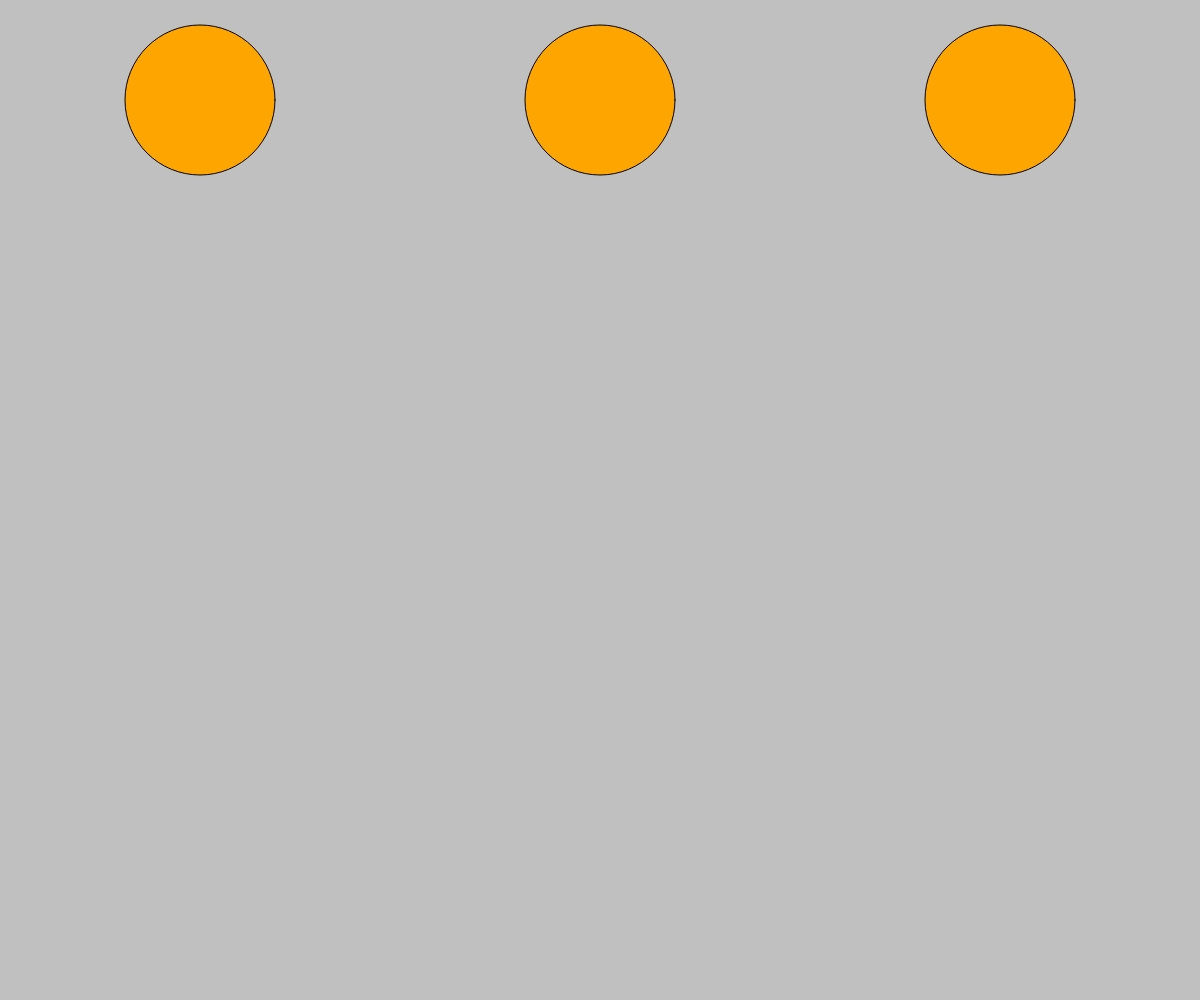
Frame 1 (no input)
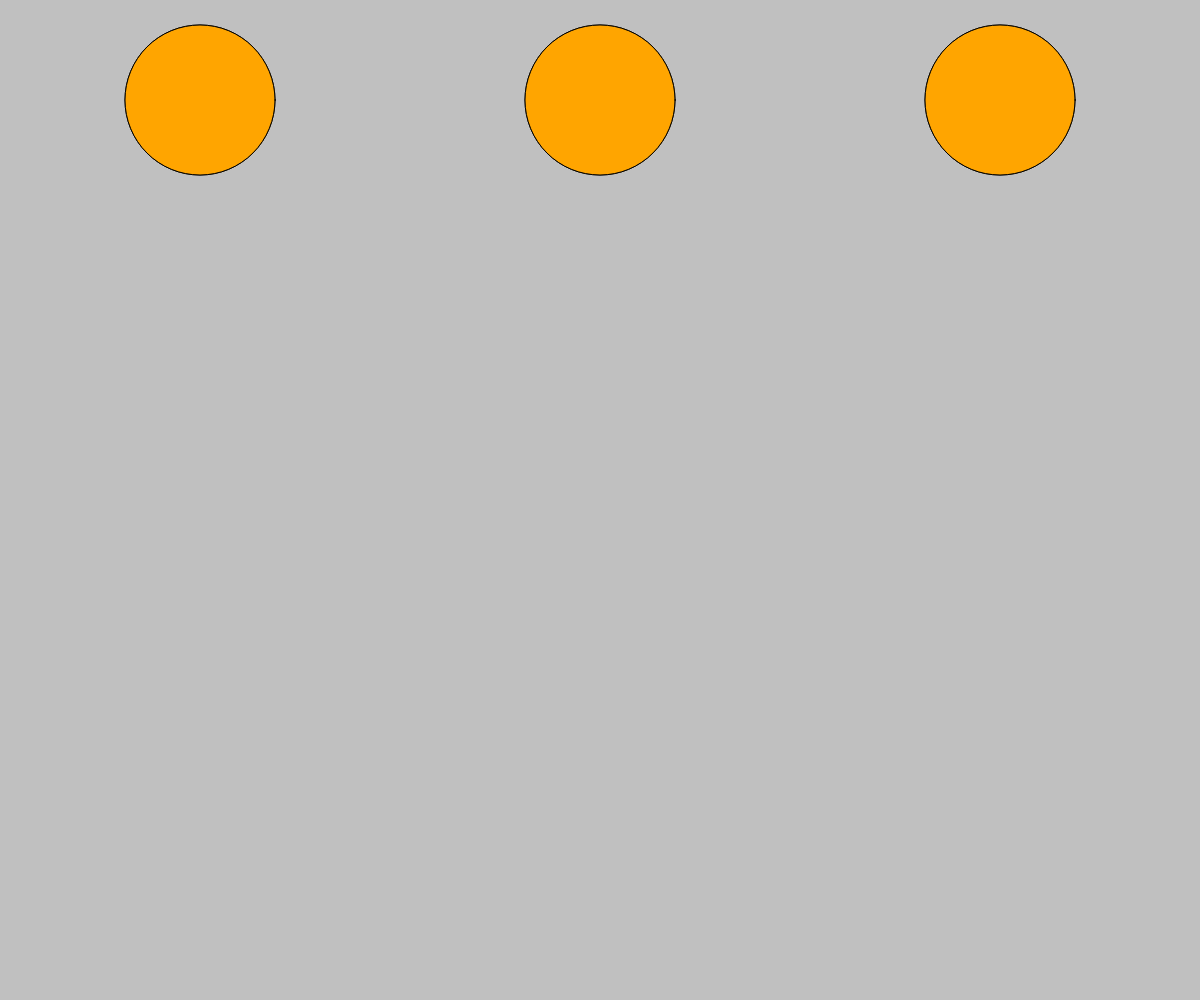
Frame 2 (the mouse pressed at the canvas centre, redrawn once)

The p5.js sketch that drew these frames (run headless with seeded random() and noise() and a simulated clock; the mouse was pressed at the canvas centre and the sketch redrawn once):

// p5.js sketch
// ── sketch.js
var resultado;
var ax,ay;
var x,y;
var mitadW, mitadH
var trozos, cortar 

function setup() {
  createCanvas(windowWidth, windowHeight);
  mitadW = windowWidth/2
  mitadH = windowHeight/2
  background(192, 192, 192);
}

function cortarPizza(){
  cortar=document.getElementById("input-number").value;
  trozos = parseInt(cortar);
  if(trozos>1)
  {
    let radio=75;
    let grados=360/trozos
    let auxiliar=grados;
	let xCentroP1 = 200
	let xCentroP2= mitadW
	let xCentroP3 = windowWidth-200
	let yCentro = 100

	draw()

    while(grados<=360){
      let x2=radio*Math.cos(grados* Math.PI / 180)
      let y2=radio*Math.sin(grados * Math.PI / 180)
	  let x2P1=xCentroP1+x2;
	  let x2P2 = xCentroP2 + x2
	  let x2P3 = xCentroP3 + x2;

	  y2=yCentro+y2; 
	  x2P1=floor(x2P1)
	  x2P2=floor(x2P2)
	  x2P3 = floor(x2P3)
	  y2=floor(y2)

	  ecuacionPuntoPendiente(xCentroP1,yCentro,x2P1,y2);
	  ecuacionPuntoPendiente(xCentroP1,yCentro,x2P1,y2);
	  ecuacionPuntoPendiente(xCentroP1,yCentro,x2P1,y2);
	  AlgoritmoDDA(xCentroP2,yCentro,x2P2,y2)
	  AlgoritmoBresenham(xCentroP3,yCentro,x2P3,y2)
        
      grados+=auxiliar;
    } 
  }
}

function ecuacionPuntoPendiente(x1,y1,x2,y2){

	if(x2<x1)
	{
		let aux=x2;
		x2=x1;
		x1=aux

		aux = y2
		y2=y1
		y1=aux
	}

	const dx = x2 - x1
	const dy = y2 - y1
	const m = dy / dx
	const b = y1 - (m * x1)
	
	point( x1, y1 )

	if(x1===x2){
	
		if(y1>y2)
		{
			let aux=y1;
			y1=y2;
			y2=aux
		}
		let y = y1 + 1
		while(y!=y2)
		{
			point(x1,y)
			y++
		}

	}
	else{

		
		
		let x = x1+ 1
		let y = m * x + b
		
		while(x !=x2){
			y = m * x + b
			y = floor(y)
			point(x, y)
			x++
		}
  }
}

function AlgoritmoDDA(x1, y1, x2, y2) {

  let dx=x2-x1
  let dy=y2-y1
  let limite

  if(Math.abs(dx)>Math.abs(dy))
    limite=Math.abs(dx)
  else
    limite=Math.abs(dy)

  let xi=dx/limite
  let yi=dy/limite
  let x=x1
  let y= y1
  
  for(let i=0;i<limite;i++)
  {
    point(x, y)
    x+=xi
    y+=yi
  }
}

function AlgoritmoBresenham(x1, y1, x2, y2) {

  //Variables para guardar los pasos en x/y
	let pX, pY
	let x, y, p
	let incE
	let incNE
	let dx = x2 - x1
	let dy = y2 - y1

	if(dy < 0) {
		dy = -dy
		pY = -1
	}else{
		pY = 1
	}

	if(dx < 0) {
		dx = -dx
		pX = -1
	}else{
		pX = 1
	}

	x = x1
	y = y1
	
	point(x,y)

	//Se dibujan los puntos de la linea
	if(dx > dy) {	
		
		p = 2 * dy - dx
		incE = 2 * dy
		incNE = 2 * (dy - dx)

		while(x != x2) {
			x += pX

			if(p < 0) {
				p += incE
			}else {
				y += pY
				p += incNE
			}

			point(x,y)
		}
	
	}else{
		
		p = 2 * dx - dy
		incE = 2 * dx
		incNE = 2 * (dx - dy)

		while(y != y2) {
			y += pY

			if(p < 0) {
				p += incE
			}else {
				x += pX
				p += incNE
			}
		point(x,y)
	}	
  }
}

function draw() {  
  
  ellipseMode(CENTER)
  fill(color(255,165,0))
  ellipse(200,100,150,150)
  ellipse(mitadW, 100, 150, 150)
  ellipse(windowWidth-200,100,150,150)
  noLoop()
}
